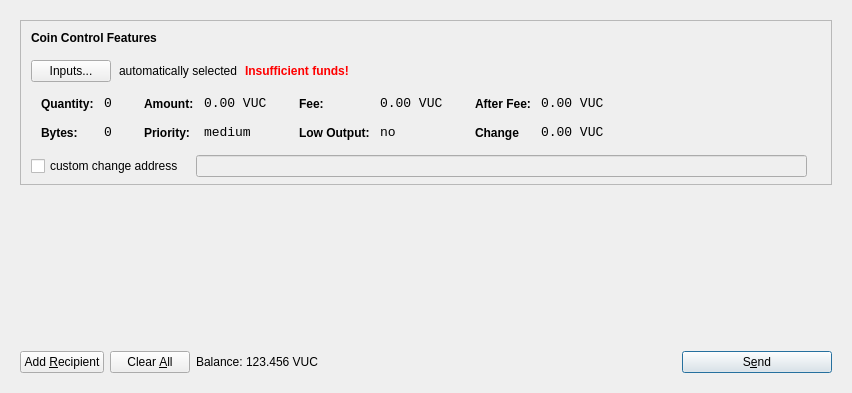
<?xml version="1.0" encoding="UTF-8"?>
<ui version="4.0">
 <class>SendCoinsDialog</class>
 <widget class="QDialog" name="SendCoinsDialog">
  <property name="geometry">
   <rect>
    <x>0</x>
    <y>0</y>
    <width>849</width>
    <height>393</height>
   </rect>
  </property>
  <property name="windowTitle">
   <string>Send Coins</string>
  </property>
  <layout class="QVBoxLayout" name="verticalLayout">
   <item>
    <widget class="QFrame" name="frameMain">
     <layout class="QVBoxLayout" name="verticalLayout_3">
      <item>
       <widget class="QFrame" name="frameCoinControl">
        <property name="sizePolicy">
         <sizepolicy hsizetype="Expanding" vsizetype="Expanding">
          <horstretch>0</horstretch>
          <verstretch>0</verstretch>
         </sizepolicy>
        </property>
        <property name="maximumSize">
         <size>
          <width>16777215</width>
          <height>16777215</height>
         </size>
        </property>
        <property name="frameShape">
         <enum>QFrame::StyledPanel</enum>
        </property>
        <property name="frameShadow">
         <enum>QFrame::Sunken</enum>
        </property>
        <layout class="QVBoxLayout" name="verticalLayoutCoinControl2">
         <property name="spacing">
          <number>6</number>
         </property>
         <property name="leftMargin">
          <number>0</number>
         </property>
         <property name="topMargin">
          <number>0</number>
         </property>
         <property name="rightMargin">
          <number>0</number>
         </property>
         <property name="bottomMargin">
          <number>6</number>
         </property>
         <item>
          <layout class="QVBoxLayout" name="verticalLayoutCoinControl" stretch="0,0,0,0,1">
           <property name="spacing">
            <number>0</number>
           </property>
           <property name="leftMargin">
            <number>10</number>
           </property>
           <property name="topMargin">
            <number>10</number>
           </property>
           <item>
            <layout class="QHBoxLayout" name="horizontalLayoutCoinControl1">
             <property name="bottomMargin">
              <number>15</number>
             </property>
             <item>
              <widget class="QLabel" name="labelCoinControlFeatures">
               <property name="sizePolicy">
                <sizepolicy hsizetype="Preferred" vsizetype="Maximum">
                 <horstretch>0</horstretch>
                 <verstretch>0</verstretch>
                </sizepolicy>
               </property>
               <property name="font">
                <font>
                 <weight>75</weight>
                 <bold>true</bold>
                </font>
               </property>
               <property name="styleSheet">
                <string notr="true">font-weight:bold;</string>
               </property>
               <property name="text">
                <string>Coin Control Features</string>
               </property>
              </widget>
             </item>
            </layout>
           </item>
           <item>
            <layout class="QHBoxLayout" name="horizontalLayoutCoinControl2" stretch="0,0,0,0">
             <property name="spacing">
              <number>8</number>
             </property>
             <property name="bottomMargin">
              <number>10</number>
             </property>
             <item>
              <widget class="QPushButton" name="pushButtonCoinControl">
               <property name="styleSheet">
                <string notr="true"/>
               </property>
               <property name="text">
                <string>Inputs...</string>
               </property>
              </widget>
             </item>
             <item>
              <widget class="QLabel" name="labelCoinControlAutomaticallySelected">
               <property name="text">
                <string>automatically selected</string>
               </property>
               <property name="margin">
                <number>5</number>
               </property>
              </widget>
             </item>
             <item>
              <widget class="QLabel" name="labelCoinControlInsuffFunds">
               <property name="font">
                <font>
                 <weight>75</weight>
                 <bold>true</bold>
                </font>
               </property>
               <property name="styleSheet">
                <string notr="true">color:red;font-weight:bold;</string>
               </property>
               <property name="text">
                <string>Insufficient funds!</string>
               </property>
               <property name="margin">
                <number>5</number>
               </property>
              </widget>
             </item>
             <item>
              <spacer name="horizontalSpacerCoinControl">
               <property name="orientation">
                <enum>Qt::Horizontal</enum>
               </property>
               <property name="sizeHint" stdset="0">
                <size>
                 <width>40</width>
                 <height>1</height>
                </size>
               </property>
              </spacer>
             </item>
            </layout>
           </item>
           <item>
            <widget class="QWidget" name="widgetCoinControl" native="true">
             <property name="sizePolicy">
              <sizepolicy hsizetype="Preferred" vsizetype="Preferred">
               <horstretch>0</horstretch>
               <verstretch>0</verstretch>
              </sizepolicy>
             </property>
             <property name="minimumSize">
              <size>
               <width>0</width>
               <height>0</height>
              </size>
             </property>
             <property name="styleSheet">
              <string notr="true"/>
             </property>
             <layout class="QHBoxLayout" name="horizontalLayoutCoinControl5">
              <property name="leftMargin">
               <number>0</number>
              </property>
              <property name="topMargin">
               <number>0</number>
              </property>
              <property name="rightMargin">
               <number>0</number>
              </property>
              <property name="bottomMargin">
               <number>0</number>
              </property>
              <item>
               <layout class="QHBoxLayout" name="horizontalLayoutCoinControl3" stretch="0,0,0,1">
                <property name="spacing">
                 <number>20</number>
                </property>
                <property name="topMargin">
                 <number>0</number>
                </property>
                <property name="bottomMargin">
                 <number>10</number>
                </property>
                <item>
                 <layout class="QFormLayout" name="formLayoutCoinControl1">
                  <property name="horizontalSpacing">
                   <number>10</number>
                  </property>
                  <property name="verticalSpacing">
                   <number>14</number>
                  </property>
                  <property name="leftMargin">
                   <number>10</number>
                  </property>
                  <property name="topMargin">
                   <number>4</number>
                  </property>
                  <property name="rightMargin">
                   <number>6</number>
                  </property>
                  <item row="0" column="0">
                   <widget class="QLabel" name="labelCoinControlQuantityText">
                    <property name="styleSheet">
                     <string notr="true">font-weight:bold;</string>
                    </property>
                    <property name="text">
                     <string>Quantity:</string>
                    </property>
                    <property name="margin">
                     <number>0</number>
                    </property>
                   </widget>
                  </item>
                  <item row="0" column="1">
                   <widget class="QLabel" name="labelCoinControlQuantity">
                    <property name="font">
                     <font>
                      <family>Monospace</family>
                      <pointsize>10</pointsize>
                     </font>
                    </property>
                    <property name="cursor">
                     <cursorShape>IBeamCursor</cursorShape>
                    </property>
                    <property name="contextMenuPolicy">
                     <enum>Qt::ActionsContextMenu</enum>
                    </property>
                    <property name="text">
                     <string>0</string>
                    </property>
                    <property name="margin">
                     <number>0</number>
                    </property>
                    <property name="textInteractionFlags">
                     <set>Qt::LinksAccessibleByMouse|Qt::TextSelectableByKeyboard|Qt::TextSelectableByMouse</set>
                    </property>
                   </widget>
                  </item>
                  <item row="1" column="0">
                   <widget class="QLabel" name="labelCoinControlBytesText">
                    <property name="styleSheet">
                     <string notr="true">font-weight:bold;</string>
                    </property>
                    <property name="text">
                     <string>Bytes:</string>
                    </property>
                   </widget>
                  </item>
                  <item row="1" column="1">
                   <widget class="QLabel" name="labelCoinControlBytes">
                    <property name="font">
                     <font>
                      <family>Monospace</family>
                      <pointsize>10</pointsize>
                     </font>
                    </property>
                    <property name="cursor">
                     <cursorShape>IBeamCursor</cursorShape>
                    </property>
                    <property name="contextMenuPolicy">
                     <enum>Qt::ActionsContextMenu</enum>
                    </property>
                    <property name="text">
                     <string>0</string>
                    </property>
                    <property name="textInteractionFlags">
                     <set>Qt::LinksAccessibleByMouse|Qt::TextSelectableByKeyboard|Qt::TextSelectableByMouse</set>
                    </property>
                   </widget>
                  </item>
                 </layout>
                </item>
                <item>
                 <layout class="QFormLayout" name="formLayoutCoinControl2">
                  <property name="horizontalSpacing">
                   <number>10</number>
                  </property>
                  <property name="verticalSpacing">
                   <number>14</number>
                  </property>
                  <property name="leftMargin">
                   <number>6</number>
                  </property>
                  <property name="topMargin">
                   <number>4</number>
                  </property>
                  <property name="rightMargin">
                   <number>6</number>
                  </property>
                  <item row="0" column="0">
                   <widget class="QLabel" name="labelCoinControlAmountText">
                    <property name="styleSheet">
                     <string notr="true">font-weight:bold;</string>
                    </property>
                    <property name="text">
                     <string>Amount:</string>
                    </property>
                    <property name="margin">
                     <number>0</number>
                    </property>
                   </widget>
                  </item>
                  <item row="0" column="1">
                   <widget class="QLabel" name="labelCoinControlAmount">
                    <property name="font">
                     <font>
                      <family>Monospace</family>
                      <pointsize>10</pointsize>
                     </font>
                    </property>
                    <property name="cursor">
                     <cursorShape>IBeamCursor</cursorShape>
                    </property>
                    <property name="contextMenuPolicy">
                     <enum>Qt::ActionsContextMenu</enum>
                    </property>
                    <property name="text">
                     <string>0.00 VUC</string>
                    </property>
                    <property name="textInteractionFlags">
                     <set>Qt::LinksAccessibleByMouse|Qt::TextSelectableByKeyboard|Qt::TextSelectableByMouse</set>
                    </property>
                   </widget>
                  </item>
                  <item row="1" column="0">
                   <widget class="QLabel" name="labelCoinControlPriorityText">
                    <property name="styleSheet">
                     <string notr="true">font-weight:bold;</string>
                    </property>
                    <property name="text">
                     <string>Priority:</string>
                    </property>
                   </widget>
                  </item>
                  <item row="1" column="1">
                   <widget class="QLabel" name="labelCoinControlPriority">
                    <property name="font">
                     <font>
                      <family>Monospace</family>
                      <pointsize>10</pointsize>
                     </font>
                    </property>
                    <property name="cursor">
                     <cursorShape>IBeamCursor</cursorShape>
                    </property>
                    <property name="contextMenuPolicy">
                     <enum>Qt::ActionsContextMenu</enum>
                    </property>
                    <property name="text">
                     <string>medium</string>
                    </property>
                    <property name="textInteractionFlags">
                     <set>Qt::LinksAccessibleByMouse|Qt::TextSelectableByKeyboard|Qt::TextSelectableByMouse</set>
                    </property>
                   </widget>
                  </item>
                 </layout>
                </item>
                <item>
                 <layout class="QFormLayout" name="formLayoutCoinControl3">
                  <property name="horizontalSpacing">
                   <number>10</number>
                  </property>
                  <property name="verticalSpacing">
                   <number>14</number>
                  </property>
                  <property name="leftMargin">
                   <number>6</number>
                  </property>
                  <property name="topMargin">
                   <number>4</number>
                  </property>
                  <property name="rightMargin">
                   <number>6</number>
                  </property>
                  <item row="0" column="0">
                   <widget class="QLabel" name="labelCoinControlFeeText">
                    <property name="styleSheet">
                     <string notr="true">font-weight:bold;</string>
                    </property>
                    <property name="text">
                     <string>Fee:</string>
                    </property>
                    <property name="margin">
                     <number>0</number>
                    </property>
                   </widget>
                  </item>
                  <item row="0" column="1">
                   <widget class="QLabel" name="labelCoinControlFee">
                    <property name="font">
                     <font>
                      <family>Monospace</family>
                      <pointsize>10</pointsize>
                     </font>
                    </property>
                    <property name="cursor">
                     <cursorShape>IBeamCursor</cursorShape>
                    </property>
                    <property name="contextMenuPolicy">
                     <enum>Qt::ActionsContextMenu</enum>
                    </property>
                    <property name="text">
                     <string>0.00 VUC</string>
                    </property>
                    <property name="textInteractionFlags">
                     <set>Qt::LinksAccessibleByMouse|Qt::TextSelectableByKeyboard|Qt::TextSelectableByMouse</set>
                    </property>
                   </widget>
                  </item>
                  <item row="1" column="0">
                   <widget class="QLabel" name="labelCoinControlLowOutputText">
                    <property name="styleSheet">
                     <string notr="true">font-weight:bold;</string>
                    </property>
                    <property name="text">
                     <string>Low Output:</string>
                    </property>
                   </widget>
                  </item>
                  <item row="1" column="1">
                   <widget class="QLabel" name="labelCoinControlLowOutput">
                    <property name="font">
                     <font>
                      <family>Monospace</family>
                      <pointsize>10</pointsize>
                     </font>
                    </property>
                    <property name="cursor">
                     <cursorShape>IBeamCursor</cursorShape>
                    </property>
                    <property name="contextMenuPolicy">
                     <enum>Qt::ActionsContextMenu</enum>
                    </property>
                    <property name="text">
                     <string>no</string>
                    </property>
                    <property name="textInteractionFlags">
                     <set>Qt::LinksAccessibleByMouse|Qt::TextSelectableByKeyboard|Qt::TextSelectableByMouse</set>
                    </property>
                   </widget>
                  </item>
                 </layout>
                </item>
                <item>
                 <layout class="QFormLayout" name="formLayoutCoinControl4">
                  <property name="horizontalSpacing">
                   <number>10</number>
                  </property>
                  <property name="verticalSpacing">
                   <number>14</number>
                  </property>
                  <property name="leftMargin">
                   <number>6</number>
                  </property>
                  <property name="topMargin">
                   <number>4</number>
                  </property>
                  <property name="rightMargin">
                   <number>6</number>
                  </property>
                  <item row="0" column="0">
                   <widget class="QLabel" name="labelCoinControlAfterFeeText">
                    <property name="styleSheet">
                     <string notr="true">font-weight:bold;</string>
                    </property>
                    <property name="text">
                     <string>After Fee:</string>
                    </property>
                    <property name="margin">
                     <number>0</number>
                    </property>
                   </widget>
                  </item>
                  <item row="0" column="1">
                   <widget class="QLabel" name="labelCoinControlAfterFee">
                    <property name="font">
                     <font>
                      <family>Monospace</family>
                      <pointsize>10</pointsize>
                     </font>
                    </property>
                    <property name="cursor">
                     <cursorShape>IBeamCursor</cursorShape>
                    </property>
                    <property name="contextMenuPolicy">
                     <enum>Qt::ActionsContextMenu</enum>
                    </property>
                    <property name="text">
                     <string>0.00 VUC</string>
                    </property>
                    <property name="textInteractionFlags">
                     <set>Qt::LinksAccessibleByMouse|Qt::TextSelectableByKeyboard|Qt::TextSelectableByMouse</set>
                    </property>
                   </widget>
                  </item>
                  <item row="1" column="0">
                   <widget class="QLabel" name="labelCoinControlChangeText">
                    <property name="styleSheet">
                     <string notr="true">font-weight:bold;</string>
                    </property>
                    <property name="text">
                     <string>Change</string>
                    </property>
                   </widget>
                  </item>
                  <item row="1" column="1">
                   <widget class="QLabel" name="labelCoinControlChange">
                    <property name="font">
                     <font>
                      <family>Monospace</family>
                      <pointsize>10</pointsize>
                     </font>
                    </property>
                    <property name="cursor">
                     <cursorShape>IBeamCursor</cursorShape>
                    </property>
                    <property name="contextMenuPolicy">
                     <enum>Qt::ActionsContextMenu</enum>
                    </property>
                    <property name="text">
                     <string>0.00 VUC</string>
                    </property>
                    <property name="textInteractionFlags">
                     <set>Qt::LinksAccessibleByMouse|Qt::TextSelectableByKeyboard|Qt::TextSelectableByMouse</set>
                    </property>
                   </widget>
                  </item>
                 </layout>
                </item>
               </layout>
              </item>
             </layout>
            </widget>
           </item>
           <item>
            <layout class="QHBoxLayout" name="horizontalLayoutCoinControl4" stretch="0,0,0">
             <property name="spacing">
              <number>12</number>
             </property>
             <property name="sizeConstraint">
              <enum>QLayout::SetDefaultConstraint</enum>
             </property>
             <property name="topMargin">
              <number>5</number>
             </property>
             <property name="rightMargin">
              <number>5</number>
             </property>
             <item>
              <widget class="QCheckBox" name="checkBoxCoinControlChange">
               <property name="text">
                <string>custom change address</string>
               </property>
              </widget>
             </item>
             <item>
              <widget class="QLineEdit" name="lineEditCoinControlChange">
               <property name="enabled">
                <bool>false</bool>
               </property>
               <property name="sizePolicy">
                <sizepolicy hsizetype="Expanding" vsizetype="Fixed">
                 <horstretch>0</horstretch>
                 <verstretch>0</verstretch>
                </sizepolicy>
               </property>
              </widget>
             </item>
             <item>
              <widget class="QLabel" name="labelCoinControlChangeLabel">
               <property name="sizePolicy">
                <sizepolicy hsizetype="Preferred" vsizetype="Expanding">
                 <horstretch>0</horstretch>
                 <verstretch>0</verstretch>
                </sizepolicy>
               </property>
               <property name="minimumSize">
                <size>
                 <width>0</width>
                 <height>0</height>
                </size>
               </property>
               <property name="text">
                <string/>
               </property>
               <property name="margin">
                <number>3</number>
               </property>
              </widget>
             </item>
            </layout>
           </item>
           <item>
            <spacer name="verticalSpacerCoinControl">
             <property name="orientation">
              <enum>Qt::Vertical</enum>
             </property>
             <property name="sizeHint" stdset="0">
              <size>
               <width>800</width>
               <height>1</height>
              </size>
             </property>
            </spacer>
           </item>
          </layout>
         </item>
        </layout>
       </widget>
      </item>
      <item>
       <widget class="QScrollArea" name="scrollArea">
        <property name="frameShape">
         <enum>QFrame::NoFrame</enum>
        </property>
        <property name="widgetResizable">
         <bool>true</bool>
        </property>
        <widget class="QWidget" name="scrollAreaWidgetContents">
         <property name="geometry">
          <rect>
           <x>0</x>
           <y>0</y>
           <width>813</width>
           <height>148</height>
          </rect>
         </property>
         <layout class="QVBoxLayout" name="verticalLayout_2">
          <property name="leftMargin">
           <number>0</number>
          </property>
          <property name="topMargin">
           <number>0</number>
          </property>
          <property name="rightMargin">
           <number>0</number>
          </property>
          <property name="bottomMargin">
           <number>0</number>
          </property>
          <item>
           <layout class="QVBoxLayout" name="entries">
            <property name="spacing">
             <number>6</number>
            </property>
           </layout>
          </item>
          <item>
           <spacer name="verticalSpacer">
            <property name="orientation">
             <enum>Qt::Vertical</enum>
            </property>
            <property name="sizeHint" stdset="0">
             <size>
              <width>20</width>
              <height>40</height>
             </size>
            </property>
           </spacer>
          </item>
         </layout>
        </widget>
       </widget>
      </item>
      <item>
       <layout class="QHBoxLayout" name="horizontalLayout">
        <item>
         <widget class="QPushButton" name="addButton">
          <property name="toolTip">
           <string>Send to multiple recipients at once</string>
          </property>
          <property name="text">
           <string>Add &amp;Recipient</string>
          </property>
          <property name="icon">
           <iconset resource="../virtauniquecoin.qrc">
            <normaloff>:/icons/add</normaloff>:/icons/add</iconset>
          </property>
          <property name="autoDefault">
           <bool>false</bool>
          </property>
         </widget>
        </item>
        <item>
         <widget class="QPushButton" name="clearButton">
          <property name="sizePolicy">
           <sizepolicy hsizetype="Minimum" vsizetype="Fixed">
            <horstretch>0</horstretch>
            <verstretch>0</verstretch>
           </sizepolicy>
          </property>
          <property name="toolTip">
           <string>Remove all transaction fields</string>
          </property>
          <property name="text">
           <string>Clear &amp;All</string>
          </property>
          <property name="icon">
           <iconset resource="../virtauniquecoin.qrc">
            <normaloff>:/icons/remove</normaloff>:/icons/remove</iconset>
          </property>
          <property name="autoRepeatDelay">
           <number>300</number>
          </property>
          <property name="autoDefault">
           <bool>false</bool>
          </property>
         </widget>
        </item>
        <item>
         <layout class="QHBoxLayout" name="horizontalLayout_2">
          <property name="spacing">
           <number>3</number>
          </property>
          <item>
           <widget class="QLabel" name="label">
            <property name="sizePolicy">
             <sizepolicy hsizetype="Preferred" vsizetype="Fixed">
              <horstretch>0</horstretch>
              <verstretch>0</verstretch>
             </sizepolicy>
            </property>
            <property name="text">
             <string>Balance:</string>
            </property>
           </widget>
          </item>
          <item>
           <widget class="QLabel" name="labelBalance">
            <property name="sizePolicy">
             <sizepolicy hsizetype="Preferred" vsizetype="Fixed">
              <horstretch>0</horstretch>
              <verstretch>0</verstretch>
             </sizepolicy>
            </property>
            <property name="cursor">
             <cursorShape>IBeamCursor</cursorShape>
            </property>
            <property name="text">
             <string>123.456 VUC</string>
            </property>
            <property name="textInteractionFlags">
             <set>Qt::LinksAccessibleByMouse|Qt::TextSelectableByKeyboard|Qt::TextSelectableByMouse</set>
            </property>
           </widget>
          </item>
         </layout>
        </item>
        <item>
         <spacer name="horizontalSpacer">
          <property name="orientation">
           <enum>Qt::Horizontal</enum>
          </property>
          <property name="sizeHint" stdset="0">
           <size>
            <width>40</width>
            <height>20</height>
           </size>
          </property>
         </spacer>
        </item>
        <item>
         <widget class="QPushButton" name="sendButton">
          <property name="minimumSize">
           <size>
            <width>150</width>
            <height>0</height>
           </size>
          </property>
          <property name="toolTip">
           <string>Confirm the send action</string>
          </property>
          <property name="text">
           <string>S&amp;end</string>
          </property>
          <property name="icon">
           <iconset resource="../virtauniquecoin.qrc">
            <normaloff>:/icons/send</normaloff>:/icons/send</iconset>
          </property>
          <property name="default">
           <bool>true</bool>
          </property>
         </widget>
        </item>
       </layout>
      </item>
     </layout>
     <zorder>scrollArea</zorder>
     <zorder>frameCoinControl</zorder>
     <zorder></zorder>
    </widget>
   </item>
  </layout>
 </widget>
 <resources>
  <include location="../virtauniquecoin.qrc"/>
 </resources>
 <connections/>
</ui>
